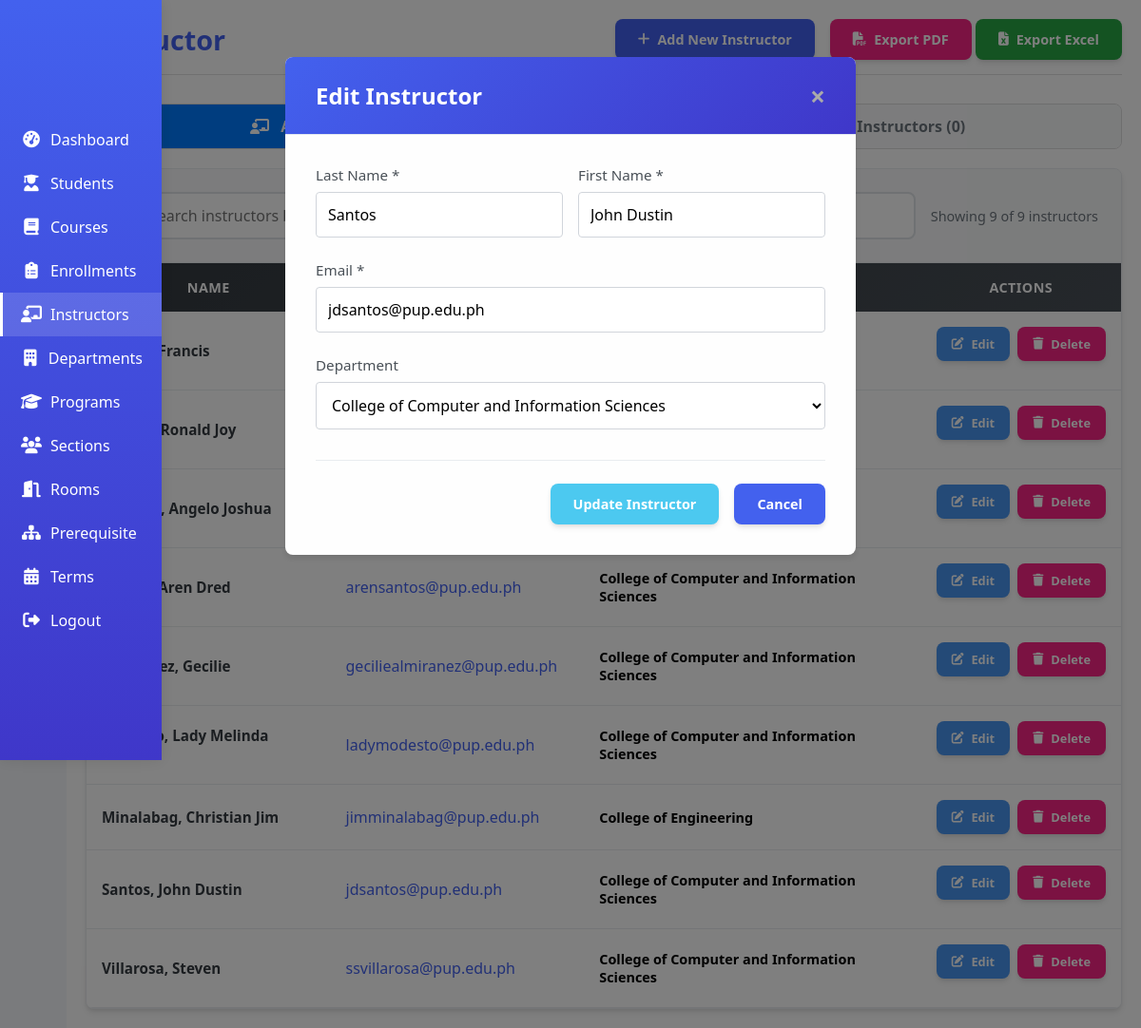
Screenshot of /student_enrollment_system/includes/instructor.php?edit_id=2 with the database file from the repository.
### tables this page shows
CREATE TABLE `tblinstructor` (
  `instructor_id` int(11) NOT NULL,
  `last_name` varchar(50) NOT NULL,
  `first_name` varchar(50) NOT NULL,
  `email` varchar(100) NOT NULL,
  `dept_id` int(11) DEFAULT NULL,
  `is_active` tinyint(1) DEFAULT 1
);

CREATE TABLE `tbldepartment` (
  `dept_id` int(11) NOT NULL,
  `dept_code` varchar(10) NOT NULL,
  `dept_name` varchar(100) NOT NULL,
  `is_active` tinyint(1) DEFAULT 1
);

### student_enrollment_system/includes/instructor.php (the view, shortened to what this page needs)
<?php
require_once '../includes/config.php';
$show_archived = isset($_GET['show_archived']) && $_GET['show_archived'] == 'true';
$status_condition = $show_archived ? "i.is_active = FALSE" : "i.is_active = TRUE";
$edit_instructor = null;
if (isset($_GET['edit_id'])) {
    $edit_id = $_GET['edit_id'];
    $stmt = $conn->prepare("
        SELECT i.*, d.dept_name
        FROM tblinstructor i
        LEFT JOIN tbldepartment d ON i.dept_id = d.dept_id
        WHERE i.instructor_id = ?
    ");
    $stmt->bind_param("i", $edit_id);
    $stmt->execute();
    $edit_instructor = $stmt->get_result()->fetch_assoc();
}
$instructors = $conn->query("
    SELECT i.*, d.dept_name
    FROM tblinstructor i
    LEFT JOIN tbldepartment d ON i.dept_id = d.dept_id
    WHERE $status_condition
    ORDER BY i.instructor_id DESC, i.last_name, i.first_name
");
$departments = $conn->query("SELECT * FROM tbldepartment ORDER BY dept_name");
$total_instructors = $instructors->num_rows;
$active_count = $conn->query("SELECT COUNT(*) FROM tblinstructor WHERE is_active = TRUE")->fetch_row()[0];
$archived_count = $conn->query("SELECT COUNT(*) FROM tblinstructor WHERE is_active = FALSE")->fetch_row()[0];
?>
<!DOCTYPE html>
<html lang="en">
<head>
  <link rel="stylesheet" href="../styles/instructor.css">
  <link rel="stylesheet" href="https://cdnjs.cloudflare.com/ajax/libs/font-awesome/6.4.0/css/all.min.css">
  <link rel="stylesheet" href="../styles/dashboard.css">
</head>
<body>
    <div class="sidebar">
        <div class="sidebar-menu">
            <a href="dashboard.php" class="menu-item">
                <i class="fas fa-tachometer-alt"></i>
            </a>
            <a href="student.php" class="menu-item" >
                <i class="fas fa-user-graduate"></i>
            </a>
            <a href="course.php" class="menu-item">
                <i class="fas fa-book"></i>
            </a>
            <a href="enrollment.php" class="menu-item">
                <i class="fas fa-clipboard-list"></i>
            </a>
            <div href="instructor.php" class="menu-item active" data-tab="instructors">
                <i class="fas fa-chalkboard-teacher"></i>
            </div>
            <a href="department.php" class="menu-item">
                <i class="fas fa-building"></i>
            </a>
            <a href="program.php" class="menu-item">
                <i class="fas fa-graduation-cap"></i>
            </a>
            <a href="section.php" class="menu-item">
                <i class="fas fa-users"></i>
            </a>
            <a href="room.php" class="menu-item">
                <i class="fas fa-door-open"></i>
            </a>
            <a href="prerequisite.php" class="menu-item"">
                <i class="fas fa-sitemap"></i>
						</a>
            <a href="term.php" class="menu-item">
                <i class="fas fa-calendar-alt"></i>
            </a>
            <div class="logout-item">
                <a href="#" class="menu-item" onclick="openLogoutModal()">
                    <i class="fas fa-sign-out-alt"></i>
                </a>
            </div>
        </div>
    </div>
  <div class="main-content">
    <div class="page-header">
      <h1>Instructor</h1>
      <div class="header-actions">
        <?php if (!$show_archived): ?>
        <button class="btn btn-primary" id="openInstructorModal">
          <i class="fas fa-plus"></i>
          Add New Instructor
        </button>
        <?php endif; ?>
        <div class="export-buttons">
          <button class="btn btn-export-pdf" onclick="exportData('pdf')">
            <i class="fas fa-file-pdf"></i> Export PDF
          </button>
          <button class="btn btn-export-excel" onclick="exportData('excel')">
            <i class="fas fa-file-excel"></i> Export Excel
          </button>
        </div>
      </div>
    </div>
    <div class="instructor-status-toggle no-print">
        <a href="?page=instructors" class="status-btn <?php echo !$show_archived ? 'active' : ''; ?>">
            <i class="fas fa-chalkboard-teacher"></i>
            Active Instructors (<?php echo $active_count; ?>)
        </a>
        <a href="?page=instructors&show_archived=true" class="status-btn <?php echo $show_archived ? 'active' : ''; ?>">
            Archived Instructors (<?php echo $archived_count; ?>)
        </a>
    </div>
    <?php if (!$show_archived): ?>
    <div id="instructorModal" class="modal">
      <div class="modal-content">
        <div class="modal-header">
          <h2><?php echo $edit_instructor ? 'Edit Instructor' : 'Add New Instructor'; ?></h2>
          <span class="close">&times;</span>
        </div>
        <div class="modal-body">
          <form method="POST" id="instructorForm">
            <div class="form-row">
              <div class="form-group">
                <label for="last_name">Last Name *</label>
                <input type="text" id="last_name" name="last_name"
                          value="<?php echo $edit_instructor ? htmlspecialchars($edit_instructor['last_name']) : ''; ?>" required>
              </div>
              <div class="form-group">
                <label for="first_name">First Name *</label>
                <input type="text" id="first_name" name="first_name"
                          value="<?php echo $edit_instructor ? htmlspecialchars($edit_instructor['first_name']) : ''; ?>" required>
              </div>
            </div>
            <div class="form-group">
              <label for="email">Email *</label>
              <input type="email" id="email" name="email"
                        value="<?php echo $edit_instructor ? htmlspecialchars($edit_instructor['email']) : ''; ?>" required>
            </div>
            <div class="form-group">
              <label for="dept_id">Department</label>
              <select id="dept_id" name="dept_id">
                <?php
                  if ($departments) {
                    $departments->data_seek(0);
                    while($department = $departments->fetch_assoc()):
                        $selected = ($edit_instructor && $edit_instructor['dept_id'] == $department['dept_id']) ? 'selected' : '';
                    ?>
                    <option value="<?php echo $department['dept_id']; ?>" <?php echo $selected; ?>>
                        <?php echo htmlspecialchars($department['dept_name']); ?>
                    </option>
                    <?php endwhile;
                  }
                ?>
              </select>
            </div>
            <div class="form-actions">
              <?php if ($edit_instructor): ?>
                <button type="submit" name="update_instructor" class="btn btn-success">Update Instructor</button>
              <?php else: ?>
                <button type="submit" name="add_instructor" class="btn btn-success">Add Instructor</button>
              <?php endif; ?>
              <button type="button" class="btn btn-cancel" id="cancelInstructor">Cancel</button>
            </div>
          </form>
        </div>
      </div>
    </div>
    <?php endif; ?>
    <div class="table-container">
      <div class="search-container">
        <div class="search-box">
          <div class="search-icon">
            <i class="fas fa-search"></i>
          </div>
        </div>
        <div class="search-stats" id="searchStats">Showing <?php echo $total_instructors; ?> of <?php echo $total_instructors; ?> instructors</div>
      </div>
      <table>
        <thead>
          <tr>
            <th>Name</th>
            <th>Email</th>
            <th>Department</th>
            <th class="no-print">Actions</th>
          </tr>
        </thead>
        <tbody>
          <?php
          if ($instructors && $instructors->num_rows > 0):
              $instructors->data_seek(0);
              while($instructor = $instructors->fetch_assoc()):
          ?>
          <tr data-instructor-id="<?php echo $instructor['instructor_id']; ?>" class="<?php echo $show_archived ? 'archived-instructor' : ''; ?>">
            <td>
              <div class="instructor-info">
                <div class="instructor-name"><?php echo htmlspecialchars($instructor['last_name'] . ', ' . $instructor['first_name']); ?></div>
              </div>
            </td>
            <td>
              <div class="email-info">
                <a href="mailto:<?php echo htmlspecialchars($instructor['email']); ?>" class="email-link">
                    <?php echo htmlspecialchars($instructor['email']); ?>
                </a>
              </div>
            </td>
            <td>
              <?php if ($instructor['dept_name']): ?>
                  <span class="dept-badge"><?php echo htmlspecialchars($instructor['dept_name']); ?></span>
              <?php else: ?>
                  <span class="no-dept">Not Assigned</span>
              <?php endif; ?>
            </td>
            <td class="actions no-print">
                <?php if ($show_archived): ?>
                    <form method="POST" style="display: inline;">
                        <input type="hidden" name="instructor_id" value="<?php echo $instructor['instructor_id']; ?>">
                        <button type="submit" name="restore_instructor" class="btn btn-success">
                            <i class="fas fa-trash-restore"></i>
                            Restore
                        </button>
                    </form>
                <?php else: ?>
                    <a href="?edit_id=<?php echo $instructor['instructor_id']; ?>" class="btn btn-edit">
                        <i class="fas fa-edit"></i>
                        Edit
                    </a>
                    <button type="button" class="btn btn-danger delete-btn"
                            data-instructor-id="<?php echo $instructor['instructor_id']; ?>"
                            data-instructor-name="<?php echo htmlspecialchars($instructor['last_name'] . ', ' . $instructor['first_name']); ?>">
                        <i class="fas fa-trash"></i>
                        Delete
                    </button>
                <?php endif; ?>
            </td>
          </tr>
            <?php
              endwhile;
            endif; ?>
        </tbody>
      </table>
    </div>
  </div>
</body>
</html>

### student_enrollment_system/styles/dashboard.css (style rules this page uses)
* { margin: 0; padding: 0; box-sizing: border-box; font-family: 'Segoe UI', Tahoma, Geneva, Verdana, sans-serif; }
:root { --primary: #4361ee; --secondary: #3f37c9; --success: #4cc9f0; --info: #4895ef; --warning: #f72585; --light: #f8f9fa; --dark: #212529; --gray: #6c757d; --sidebar-width: 70px; --sidebar-expanded: 170px; --danger-color: #e63946; --light-bg: #f8f9fa; --dark-text: #212529; --light-text: #6c757d; --border-color: #e9ecef; }
body { background-color: #f5f7fb; color: var(--dark); display: flex; min-height: 100vh; }
.sidebar { width: var(--sidebar-width); background: linear-gradient(180deg, var(--primary), var(--secondary)); color: white; height: 100vh; position: fixed; box-shadow: 0 0 15px rgba(0, 0, 0, 0.1); transition: width 0.3s ease; overflow: hidden; display: flex; flex-direction: column; justify-content: center; align-items: center; }
.sidebar-menu { padding: 15px 0; width: 100%; }
.sidebar-menu a { text-decoration: none !important; }
.sidebar-menu a.menu-item { text-decoration: none !important; color: rgb(255, 255, 255); }
.sidebar-menu .menu-item { text-decoration: none !important; }
.menu-item { padding: 12px 0; display: flex; align-items: center; justify-content: center; transition: all 0.3s; cursor: pointer; border-left: 3px solid transparent; width: 100%; position: relative; }
.menu-item.active { background-color: rgba(255, 255, 255, 0.15); border-left: 3px solid white; }
.menu-item i { position: absolute; left: 50%; transform: translateX(-50%); margin-right: 0; font-size: 1.1rem; width: 20px; height: 20px; display: flex; align-items: center; justify-content: center; text-align: center; }
.main-content { flex: 1; margin-left: var(--sidebar-width); padding: 20px; }
.table-container { overflow-x: auto; margin-top: 10px; }
table { width: 100%; border-collapse: collapse; }
th, td { padding: 12px 15px; text-align: left; }

### rows the page displays
tblinstructor: last_name "Santos", first_name "John Dustin", email "jdsantos@pup.edu.ph", last_name+first_name "Santos, John Dustin", dept.dept_name "College of Computer and Information Sciences"
tblinstructor: last_name+first_name "Franco, Francis"
tblinstructor: last_name+first_name "Tengco, Ronald Joy"
tblinstructor: last_name+first_name "San Luis, Angelo Joshua"
tblinstructor: last_name+first_name "Santos, Aren Dred", email "arensantos@pup.edu.ph", dept.dept_name "College of Computer and Information Sciences"
tblinstructor: last_name+first_name "Almirañez, Gecilie", email "geciliealmiranez@pup.edu.ph", dept.dept_name "College of Computer and Information Sciences"
tblinstructor: last_name+first_name "Modesto, Lady Melinda Minette", email "ladymodesto@pup.edu.ph", dept.dept_name "College of Computer and Information Sciences"
tblinstructor: last_name+first_name "Minalabag, Christian Jim", email "jimminalabag@pup.edu.ph", dept.dept_name "College of Engineering"
tblinstructor: last_name+first_name "Villarosa, Steven", email "ssvillarosa@pup.edu.ph", dept.dept_name "College of Computer and Information Sciences"

### other values shown
$archived_count "0"
form field dept_id "College of Computer and Information Sciences"
